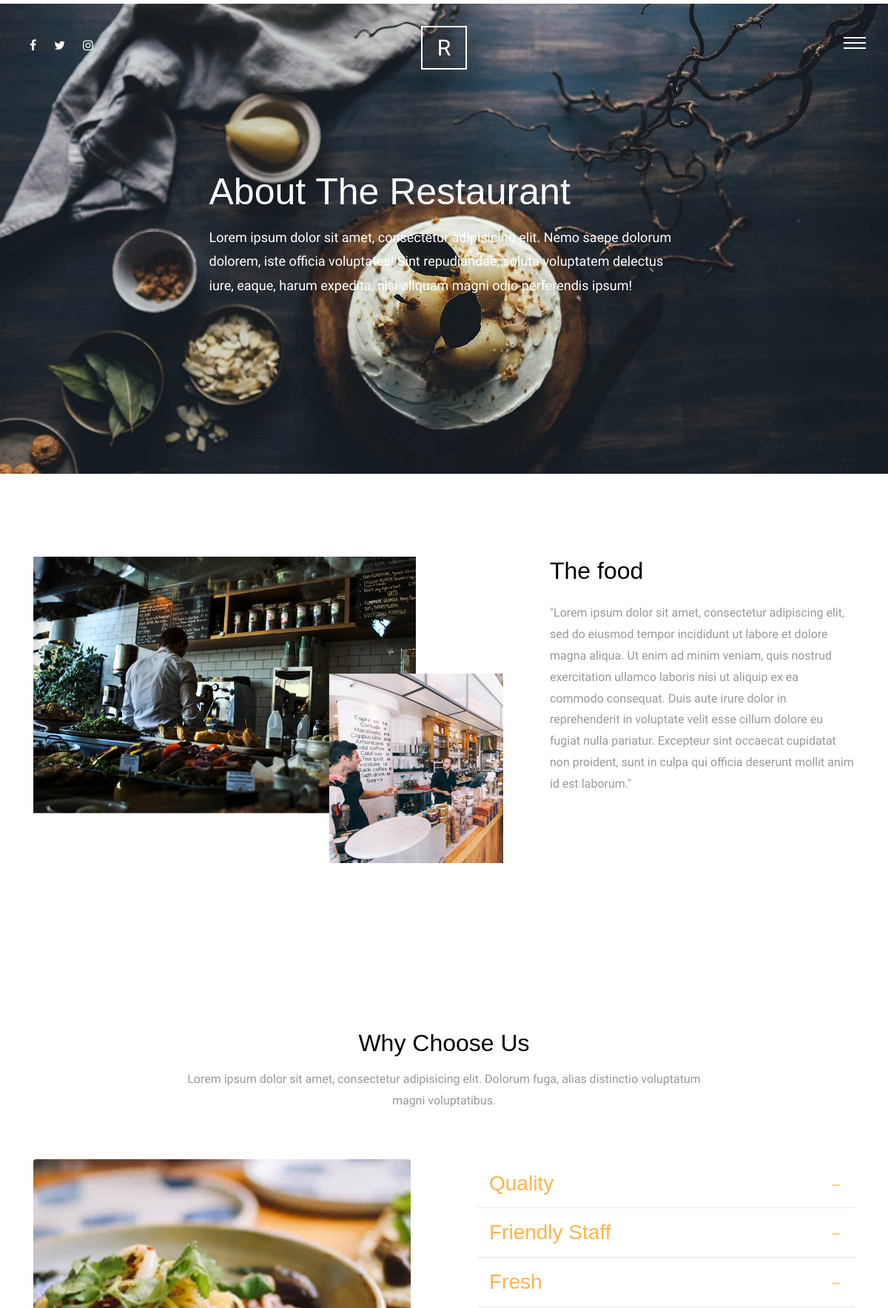
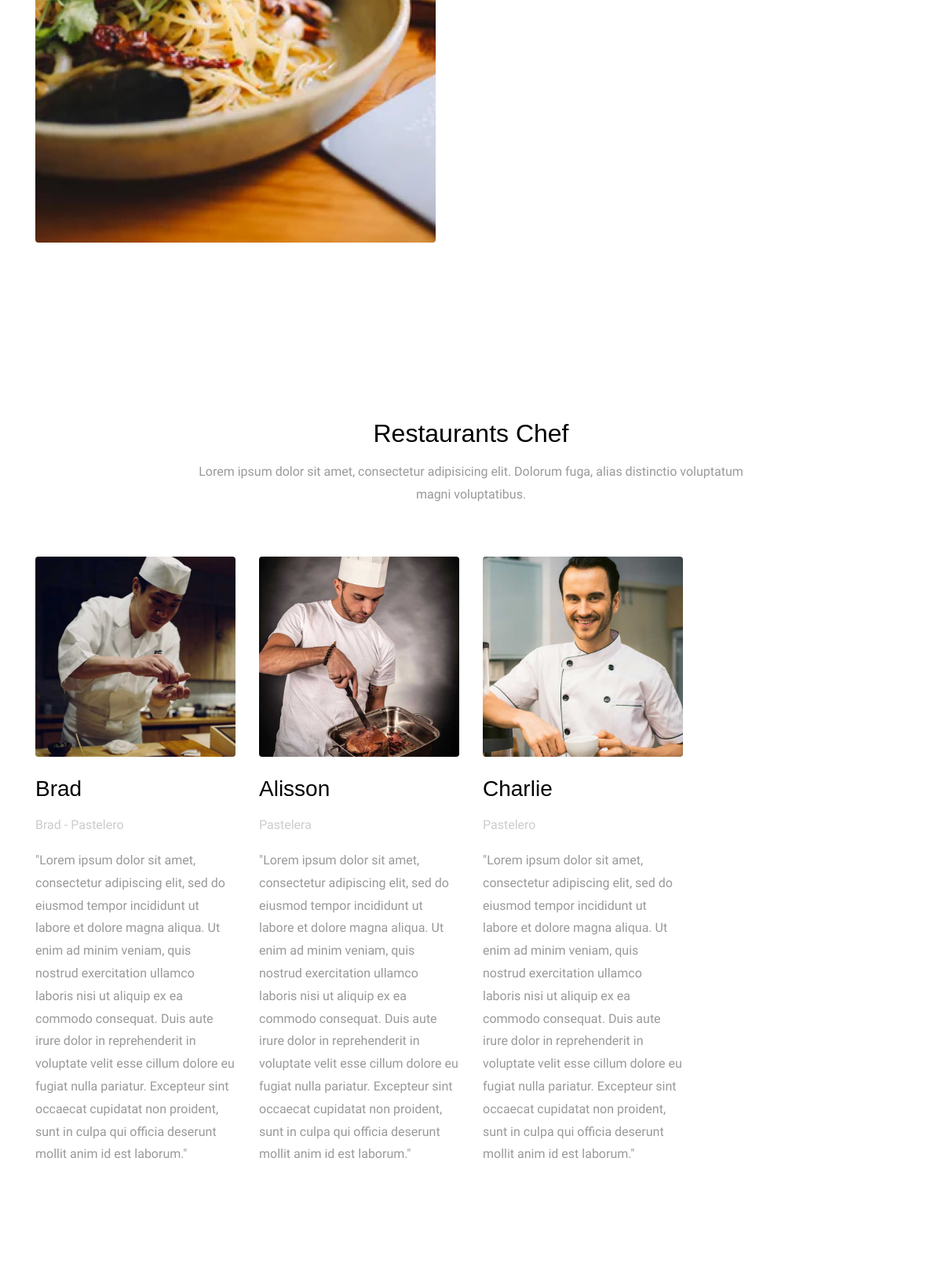
The app's page /about_us/ (upper part) with its own data (2 pictures, top to bottom).
### aboutus/models.py (models this page shows, shortened)
class AboutUs(models.Model):
    title = models.CharField(max_length=50)
    content = models.TextField()
    image = models.ImageField(upload_to='about_us/')
    class Meta:
        verbose_name = 'about us'
        verbose_name_plural = 'about us'

class WhyChooseUs(models.Model):
    title = models.CharField(max_length=50)
    content = models.TextField()
    class Meta:
        verbose_name = 'why choose us'
        verbose_name_plural = 'why choose us'

class Chef(models.Model):
    name = models.CharField(max_length=50)
    title = models.CharField(max_length=50)
    bio = models.TextField()
    image = models.ImageField(upload_to='chef/')
    class Meta:
        verbose_name = 'chef'
        verbose_name_plural = 'chefs'

### aboutus/views.py (the view)
# urls.py: path('', views.aboutus_list, name='aboutus_list'),
def aboutus_list(request):
    about = AboutUs.objects.last()
    why_choose_us = WhyChooseUs.objects.all()
    chef = Chef.objects.all()
    context = {
        'about': about,
        'why_choose_us': why_choose_us,
        'chef': chef
    }
    return render(request, 'aboutus/about.html', context)

### aboutus/templates/aboutus/about.html (shortened to what this page needs)
{% extends 'base.html' %}
{% load static %}
{% block body %}
  <div class="main-wrap">
        <div class="cover_1 cover_sm">
          <div class="img_bg" style="background-image: url({% static 'site_static/img/slider-1.jpg' %});" data-stellar-background-ratio="0.5">
            <div class="container">
              <div class="row align-items-center justify-content-center">
                <div class="col-md-7" data-aos="fade-up">
                  <h2 class="heading">About The Restaurant</h2>
                  <p class="lead">Lorem ipsum dolor sit amet, consectetur adipisicing elit. Nemo saepe dolorum dolorem, iste officia voluptates! Sint repudiandae, soluta voluptatem delectus iure, eaque, harum expedita, nisi aliquam magni odio perferendis ipsum!</p>
                </div>
              </div>
            </div>
          </div>
        </div>
        <div class="section">
          <div class="container">
            <div class="row">
              <div class="col-md-7" data-aos="fade-up">
                <img src="{% static 'site_static/img/about_1.png' %}" alt="Image placeholder" class="img-fluid">
              </div>
              <div class="col-md-5 pl-md-5" data-aos="fade-up" data-aos-delay="200">
                <h2 class="mb-4">{{about.title}}</h2>
                <p>{{about.content}}</p>
              </div>
            </div>
          </div>
        </div>
        <div class="section">
          <div class="container">
            <div class="row justify-content-center mb-5" data-aos="fade-up">
              <div class="col-md-8  text-center">
                <h2 class="mb-3">Why Choose Us</h2>
                <p class="lead">Lorem ipsum dolor sit amet, consectetur adipisicing elit. Dolorum fuga, alias distinctio voluptatum magni voluptatibus.</p>
              </div>
            </div>
            <div class="row large-gutters">
              <div class="col-md-6"  data-aos="fade-up" data-aos-delay="200">
                <img src="{% static 'site_static/img/img_2.jpg' %}" alt="Image placeholder" class="img-fluid rounded">
              </div>
              <div class="col-md-6" data-aos="fade-up" data-aos-delay="300">
                <div class="accordion" id="accordion">
                  {% for info in why_choose_us %}
                    <div class="accordion-item">
                    <h3 class="mb-0">
                      <a class="btn-block p-3" data-toggle="collapse" href="#collapse{{info.id}}" role="button" aria-expanded="true" aria-controls="collapseOne">{{info.title}} </a>
                    </h3>
                  </div>
                  {% endfor %}
                </div>
              </div>
            </div>
          </div>
        </div>
        <div class="section">
          <div class="container">
            <div class="row justify-content-center mb-5" data-aos="fade-up">
              <div class="col-md-8  text-center">
                <h2 class="mb-3">Restaurants Chef</h2>
                <p class="lead">Lorem ipsum dolor sit amet, consectetur adipisicing elit. Dolorum fuga, alias distinctio voluptatum magni voluptatibus.</p>
              </div>
            </div>
            <div class="row">
              {% for one in chef %}
                <div class="col-md-3" data-aos="fade-up" data-aos-delay="100">
                <img src="{{one.image.url}}" alt="Image placeholder" class="img-fluid mb-4 rounded">
                <h3 class="mb-3">{{one.name}}</h3>
                <p class="post-meta text-muted">{{one.title}}</p>
                <p class="mb-5">{{one.bio}}</p>
              </div>
              {% endfor %}
            </div>
          </div>
        </div>
      </div>
{% endblock body %}

### static/site_static/css/style.css (style rules this page uses)
html { overflow-x: hidden; }
body { background: #fff; font-family: "Open Sans", cursive; font-size: 16px; line-height: 1.8; font-weight: 300; color: #999999; }
a { -webkit-transition: .3s all ease; -o-transition: .3s all ease; transition: .3s all ease; text-decoration: none; }
h1, h2, h3, h4, h5 { color: #000; font-family: "Playfair Display", Arial, sans-serif; }
h1 a, h2 a, h3 a, h4 a, h5 a { color: #000; }
.lead { font-size: 16px; }
.section { padding: 7em 0; }
.text-muted { color: #cccccc !important; }
.cover_1 { position: relative; }
.cover_1 .lead { color: #fff; font-size: 18px; }
.cover_1 .img_bg { background-repeat: no-repeat; background-size: cover !important; background-position: center center; }
.cover_1 .img_bg, .cover_1 .img_bg > .container > .row { min-height: 700px; height: 100vh; }
.cover_1.cover_sm .img_bg, .cover_1.cover_sm .img_bg > .container > .row { min-height: 600px; height: 80vh; }
.cover_1 .heading { color: white; font-weight: 300; font-size: 30px; line-height: 1.5; }
@media (min-width: 768px) { .cover_1 .heading { font-size: 50px; line-height: 1.5; } }
.large-gutters { margin-right: -45px; margin-left: -45px; }
.large-gutters > [class*="col-"] { padding-right: 45px; padding-left: 45px; }
.accordion .btn-block { position: relative; border-bottom: 1px solid #e6e6e6; }
.accordion .btn-block[aria-expanded="true"] { color: #fdb44b; }

### records on screen
AboutUs: title "The food", content "\"Lorem ipsum dolor sit amet, consectetur adipiscing elit, sed do eiusmod tempor incididunt ut labore et dolore magna aliqua. Ut enim ad minim veniam, quis nostrud exercitation ullamco laboris nisi ut aliquip ex ea commodo consequat. Duis aute irure dolor in reprehenderit in voluptate velit esse cillum dolore eu fugiat nulla pariatur. Excepteur sint occaecat cupidatat non proident, sunt in culpa qui officia deserunt mollit anim id est laborum.\""
WhyChooseUs: title "Quality"
WhyChooseUs: title "Friendly Staff"
WhyChooseUs: title "Fresh"
Chef: image (picture), name "Brad", title "Brad - Pastelero", bio "\"Lorem ipsum dolor sit amet, consectetur adipiscing elit, sed do eiusmod tempor incididunt ut labore et dolore magna aliqua. Ut enim ad minim veniam, quis nostrud exercitation ullamco laboris nisi ut aliquip ex ea commodo consequat. Duis aute irure dolor in reprehenderit in voluptate velit esse cillum dolore eu fugiat nulla pariatur. Excepteur sint occaecat cupidatat non proident, sunt in culpa qui officia deserunt mollit anim id est laborum.\""
Chef: image (picture), name "Alisson", title "Pastelera", bio "\"Lorem ipsum dolor sit amet, consectetur adipiscing elit, sed do eiusmod tempor incididunt ut labore et dolore magna aliqua. Ut enim ad minim veniam, quis nostrud exercitation ullamco laboris nisi ut aliquip ex ea commodo consequat. Duis aute irure dolor in reprehenderit in voluptate velit esse cillum dolore eu fugiat nulla pariatur. Excepteur sint occaecat cupidatat non proident, sunt in culpa qui officia deserunt mollit anim id est laborum.\""
Chef: image (picture), name "Charlie", title "Pastelero", bio "\"Lorem ipsum dolor sit amet, consectetur adipiscing elit, sed do eiusmod tempor incididunt ut labore et dolore magna aliqua. Ut enim ad minim veniam, quis nostrud exercitation ullamco laboris nisi ut aliquip ex ea commodo consequat. Duis aute irure dolor in reprehenderit in voluptate velit esse cillum dolore eu fugiat nulla pariatur. Excepteur sint occaecat cupidatat non proident, sunt in culpa qui officia deserunt mollit anim id est laborum.\""
